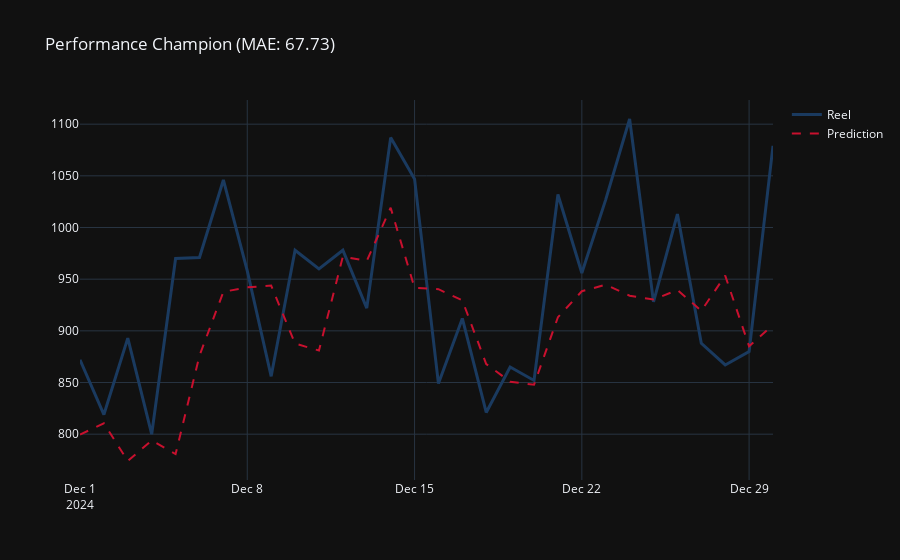

Here is the notebook cell this chart was saved with:
### Code cell
# Visualisation de la Performance
fig = px.line(title=f"Performance Champion (MAE: {mae:.2f})")
fig.add_scatter(x=y_te.index, y=y_te, name="Reel", line=dict(color="#1a3a5f", width=3))
fig.add_scatter(x=y_te.index, y=preds, name="Prediction", line=dict(color="#c8102e", dash="dash"))
fig.update_layout(template="plotly_dark")
fig.show()
